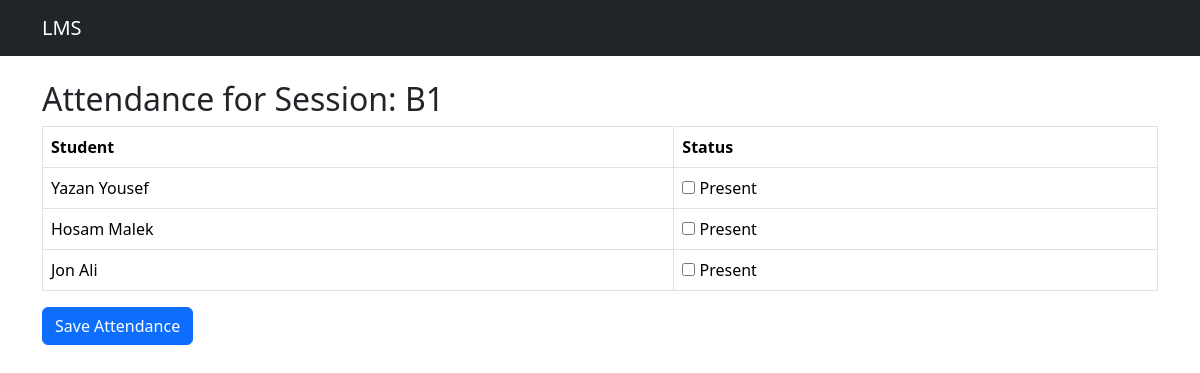
Screenshot of /courses/sessions/1/attendance/ with the database file from the repository.
### courses/models.py (models this page shows, shortened)
class Session(models.Model):
    SESSION_TYPE_CHOICES = (
        ('LIVE', 'Live (Online)'),
        ('CLASS', 'In-Class'),
    )
    course = models.ForeignKey(
        Course,
        on_delete=models.CASCADE,
        related_name='sessions'
    )
    title = models.CharField(max_length=200)
    session_type = models.CharField(max_length=10, choices=SESSION_TYPE_CHOICES)
    date = models.DateField()
    start_time = models.TimeField()
    end_time = models.TimeField()
    zoom_link = models.URLField(blank=True, null=True)
    classroom = models.CharField(max_length=100, blank=True, null=True)
    is_visible = models.BooleanField(default=True)

class Enrollment(models.Model):
    student = models.ForeignKey(User, on_delete=models.CASCADE, related_name='enrollments')
    course = models.ForeignKey(Course, on_delete=models.CASCADE, related_name='enrollments')
    enrolled_at = models.DateTimeField(auto_now_add=True)
    progress = models.FloatField(default=0)  # <-- new field
    class Meta:
        unique_together = ('student', 'course')

### courses/views.py (the view, shortened to what this page needs)
# urls.py: path('sessions/<int:session_id>/attendance/',views.mark_attendance,name='mark_attendance'),
def mark_attendance(request, session_id):
    session = get_object_or_404(Session, id=session_id)
    enrollments = session.course.enrollments.all()
    attendance_dict = {}
    for enrollment in enrollments:
        attendance = Attendance.objects.filter(enrollment=enrollment, session=session).first()
        attendance_dict[enrollment.id] = attendance.present if attendance else False
    context = {
        'session': session,
        'enrollments': enrollments,
        'attendance_dict': attendance_dict,
    }
    return render(request, 'courses/mark_attendance.html', context)

### courses/templates/courses/mark_attendance.html (shortened to what this page needs)
{% extends 'courses/base.html' %}
{% block content %}
<h2>Attendance for Session: {{ session.title }}</h2>
<form method="post">
    <table class="table table-bordered">
        <thead>
            <tr>
                <th>Student</th>
                <th>Status</th>
            </tr>
        </thead>
        <tbody>
            {% for enrollment in enrollments %}
            <tr>
                <td>{{ enrollment.student.get_full_name }}</td>
                <td>
                    <input type="checkbox" name="enrollment_{{ enrollment.id }}"
                        {% if attendance_dict.enrollment.id %} checked {% endif %}>
                    Present
                </td>
            </tr>
            {% endfor %}
        </tbody>
    </table>
    <button type="submit" class="btn btn-primary">Save Attendance</button>
</form>
{% endblock %}

### rows the page displays
Session: title "B1"
Enrollment: student.get_full_name "Yazan Yousef"
Enrollment: student.get_full_name "Hosam Malek"
Enrollment: student.get_full_name "Jon Ali"
